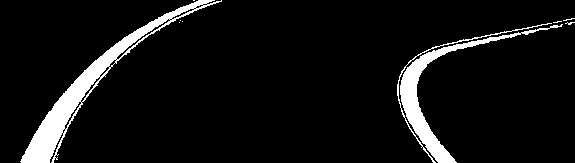
#> input picture turn-HSV_inRange.jpg, 575 x 163 px
$ python hough3.py
#> lines starting #> are read from the running program, lines starting #| are printed output that depends on the picture; after the words box and inside, x2 and y2 are one past the last pixel; in counts of white or black regions, pixels touching at a corner belong together
import cv2
import numpy as np
import matplotlib.pyplot as plt

rho = 1  # 霍夫变换参数
theta = np.pi / 180
threshold = 15

min_line_len = 20  # 线的最小长度
max_line_gap = 40  # 线段之间最大允许间隙
slope_threshold_min = 0.2  # 斜率检测参数
slope_threshold_max = 10
distance_threshold = 5  # 间距参数
exc_time = [-1.0, -1.0]
# 11.12 霍夫变换直线检测
img = cv2.imread("turn-HSV_inRange.jpg", flags=1)  # flags=1 读取为彩色图像
#> img is the input picture: shape (163, 575, 3); min 0, max 255, mean 18.4
imgGray = cv2.cvtColor(img,cv2.COLOR_BGR2GRAY)
hImg, wImg = imgGray.shape
#> hImg = 163; wImg = 575

# Canny 边缘检测， kSize 为高斯核大小，t1, t2为阈值大小
ratio, low = 3, 120
imgGauss = cv2.GaussianBlur(imgGray, (5, 5), 0)
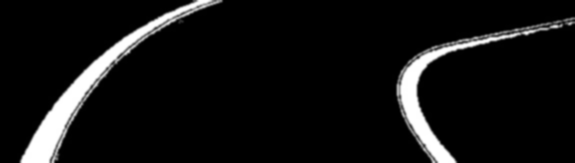
#> imgGauss: shape (163, 575); min 0, max 255, mean 18.4
imgCanny = cv2.Canny(imgGauss, low, low*ratio)
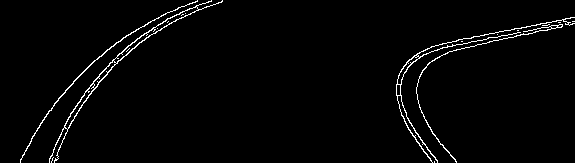
#> imgCanny: shape (163, 575); 2.1% white in thin lines or dots
pEdge = np.where(imgCanny==255)  # 所有的边缘像素
#> pEdge = 1975 positions, rows 0 to 162, columns 20 to 574
print(hImg, wImg, imgCanny.max(), imgCanny.min(), len(pEdge[0]))
#| 163 575 255 0 1975

# # 霍夫线变换
# # cv.HoughLines(image, rho, theta, threshold[, lines[, srn[, stn[, min_theta[, max_theta]]]]])
# # rho 距离分辨率（以像素为单位）, theta 角度分辨率（弧度）
# # threshold 累加器阈值参数
# # 返回：列表，形状为 (n,1,2) 的 Numpy 数组，每个元素 (n,1,:) 表示直线参数 rho, theta
lines = cv2.HoughLines(imgCanny, 1, np.pi/180, threshold=120)  # lines: (n, 1, 2)
#> lines = None
#> (the run stopped early here; a loop or call above may not have finished)

$ run again, with HSV_inRange.jpg copied over turn-HSV_inRange.jpg
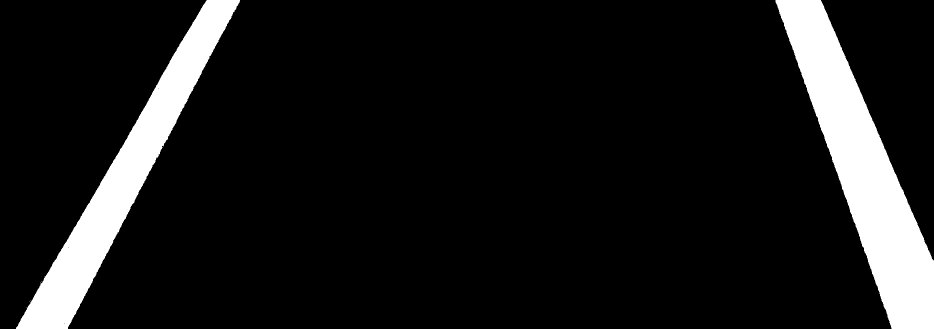
#> input picture HSV_inRange.jpg, 1868 x 658 px (shown at 1/2 size)
#> img is the input picture: shape (658, 1868, 3); min 0, max 255, mean 26.7
#> `imgCanny = cv2.Canny(imgGauss, low, low*ratio)`:
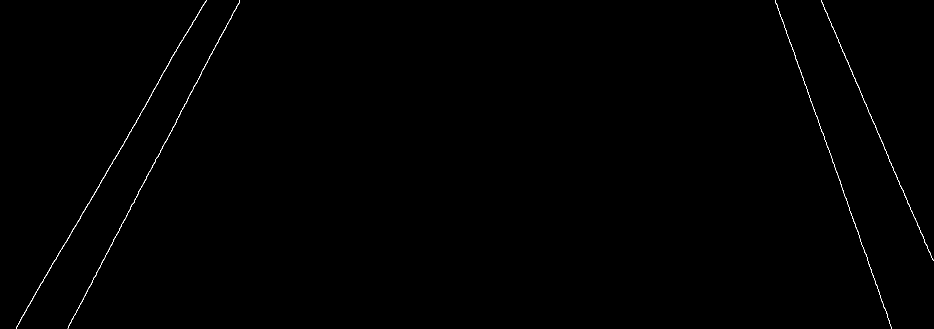
#> imgCanny: shape (658, 1868) (shown at 1/2 size); 0.27% white in thin lines or dots
#> pEdge = 3304 positions, rows 0 to 657, columns 32 to 1867
#| 658 1868 255 0 3304
#> `lines = cv2.HoughLines(imgCanny, 1, np.pi/180, threshold=120)`: lines = [[356, 0.524], [-1512, 2.74], [424, 0.489], [-1455, 2.79], [362, 0.541], [-1470, 2.81], [-1494, 2.72], [420, 0.471]]
#| (8, 1, 2) <class 'numpy.ndarray'>
#> the loop `for i in range(8):` made 8 passes
#> (printed output is left out)
#> `lines = cv2.HoughLinesP(imgCanny, rho, theta, threshold,minLineLength=..`: lines = 17 rows, first 6: [379, 57, 392, 33], [461, 38, 479, 3], [434, 87, 479, 0], [317, 312, 421, 109], [372, 206, 444, 66], [365, 80, 377, 58]
#> the loop `for line in lines:` made 17 passes
#> after the loop `for line in lines:`:
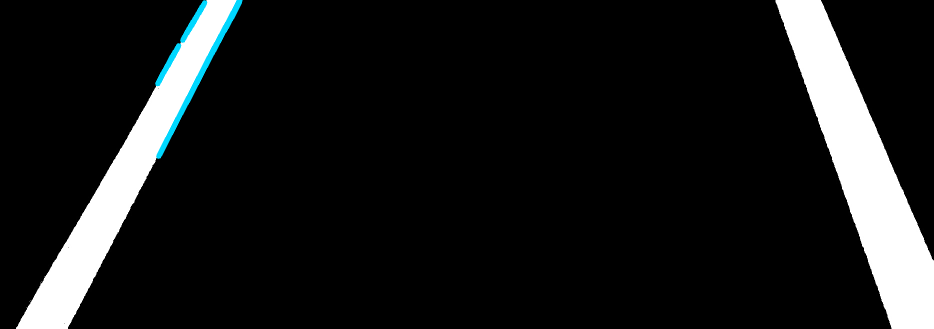
#> imgEdge: shape (658, 1868, 3) (shown at 1/2 size); 0.5% of pixels changed, all inside (x1, y1, x2, y2) = (310, 0, 485, 318)
